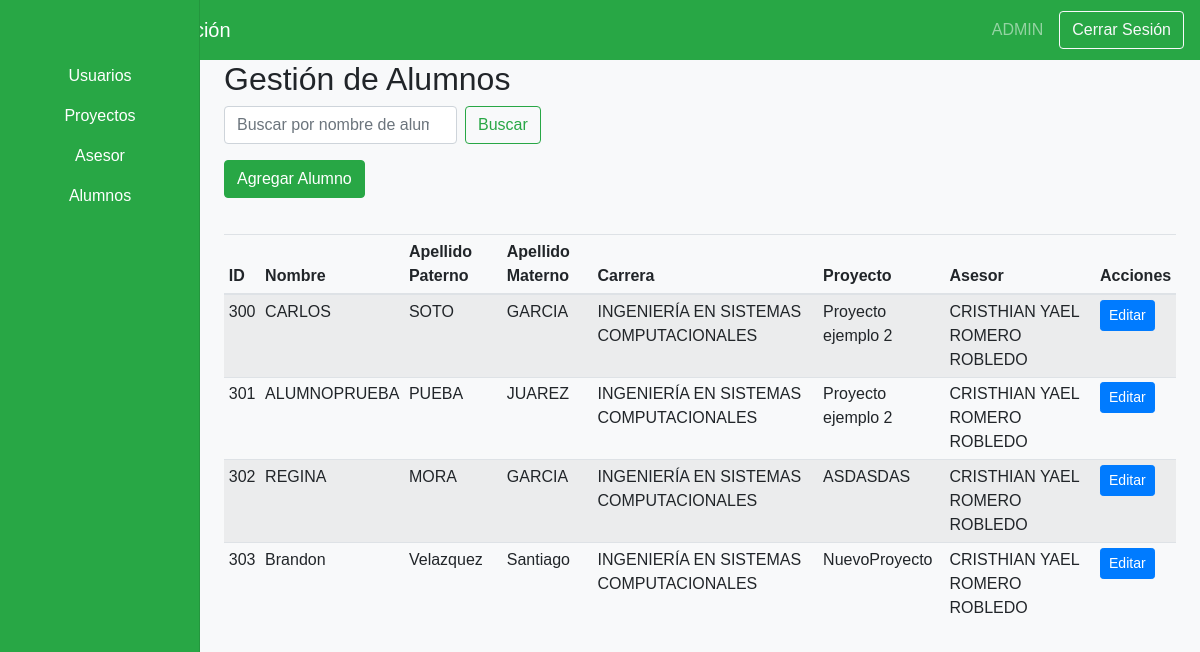
Page /views/admin/dashboardAdminAlumnos.php (signed in) on the earlier database version.
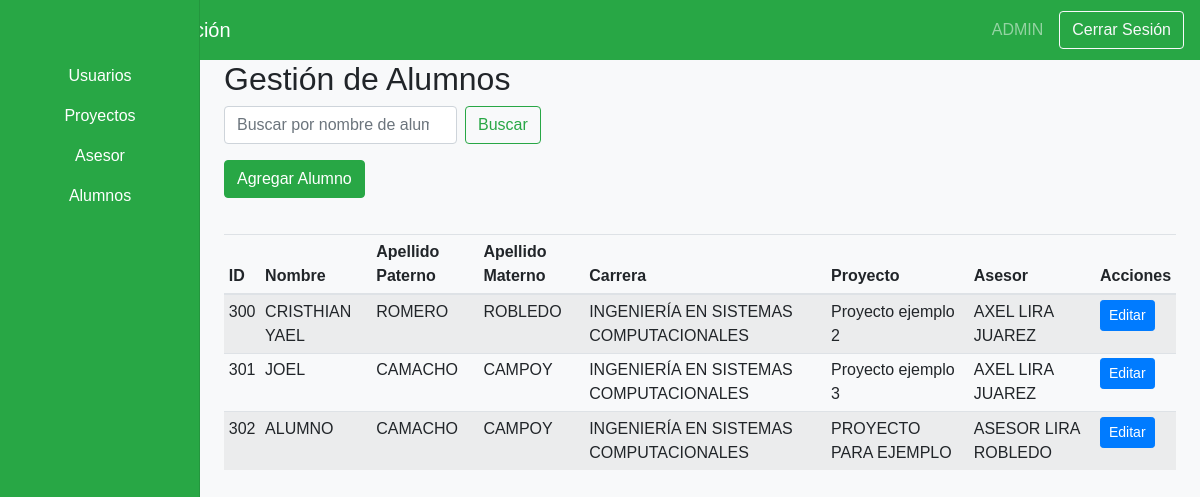
Same page on the later database version.
### tables this page shows
CREATE TABLE IF NOT EXISTS `alumno` (
  `ID_Alumno` int NOT NULL AUTO_INCREMENT,
  `Nombres` varchar(100) NOT NULL,
  `Apellido_Paterno` varchar(100) NOT NULL,
  `Apellido_Materno` varchar(100) NOT NULL,
  `Carrera` int DEFAULT NULL,
  `Proyecto` int DEFAULT NULL,
  `Asesor` int DEFAULT NULL,
  `Calendario_Revisiones` text,
  `Rol` int DEFAULT NULL,
  `ID_Usuario` int DEFAULT NULL,
  PRIMARY KEY (`ID_Alumno`),
  KEY `fk_alumno_carrera` (`Carrera`),
  KEY `fk_alumno_proyecto` (`Proyecto`),
  KEY `fk_alumno_asesor` (`Asesor`),
  KEY `fk_alumno_rol` (`Rol`),
  KEY `fk_alumno_usuario` (`ID_Usuario`)
);

CREATE TABLE IF NOT EXISTS `carrera` (
  `ID_Carrera` int NOT NULL AUTO_INCREMENT,
  `Nombre_Carrera` varchar(100) NOT NULL,
  PRIMARY KEY (`ID_Carrera`)
);

CREATE TABLE IF NOT EXISTS `proyecto` (
  `ID_Proyecto` int NOT NULL AUTO_INCREMENT,
  `Nombre_Proyecto` varchar(200) NOT NULL,
  `Status` enum('Pendiente','En Revisión','Revisado','Completado') NOT NULL,
  `Integrante_1` int DEFAULT NULL,
  `Integrante_2` int DEFAULT NULL,
  `Integrante_3` int DEFAULT NULL,
  `Asesor` int DEFAULT NULL,
  `Archivo_Docx` varchar(255) DEFAULT NULL,
  PRIMARY KEY (`ID_Proyecto`),
  KEY `fk_proyecto_integrante_1` (`Integrante_1`),
  KEY `fk_proyecto_integrante_2` (`Integrante_2`),
  KEY `fk_proyecto_integrante_3` (`Integrante_3`),
  KEY `fk_proyecto_asesor` (`Asesor`)
);

### Views/Admin/dashboardAdminAlumnos.php (the view, shortened to what the changed rows need)
<?php
include('../../includes/config.php');
?>
<!DOCTYPE html>
<html lang="es">
<head>
    <link rel="stylesheet" href="https://stackpath.bootstrapcdn.com/bootstrap/4.3.1/css/bootstrap.min.css">
    <link rel="stylesheet" href="<?php echo CSS_PATH; ?>dashboard.css">
</head>
<body>
    <div class="container-fluid">
        <div class="row">
            <main role="main" class="col-md-9 ml-sm-auto col-lg-10 px-4">
                <h2>Gestión de Alumnos</h2>
                <div class="table-responsive">
                    <table class="table table-striped table-sm">
                        <thead>
                            <tr>
                                <th>ID</th>
                                <th>Nombre</th>
                                <th>Apellido Paterno</th>
                                <th>Apellido Materno</th>
                                <th>Carrera</th>
                                <th>Proyecto</th>
                                <th>Asesor</th>
                                <th>Acciones</th>
                            </tr>
                        </thead>
                        <tbody>
                            <?php
                            $searchQuery = "";
                            $query = "
                                SELECT alumno.*, proyecto.Nombre_Proyecto,
                                       CONCAT(asesor.Nombres, ' ', asesor.Apellido_Paterno, ' ', asesor.Apellido_Materno) AS Nombre_Asesor,
                                       carrera.Nombre_Carrera, usuario.id_usuario, usuario.rol
                                FROM alumno
                                LEFT JOIN proyecto ON alumno.Proyecto = proyecto.ID_Proyecto
                                LEFT JOIN asesor ON alumno.Asesor = asesor.ID_Asesor
                                LEFT JOIN carrera ON alumno.Carrera = carrera.ID_Carrera
                                LEFT JOIN usuario ON alumno.ID_Usuario = usuario.id_usuario
                                WHERE 1=1 $searchQuery
                                ORDER BY alumno.ID_Alumno ASC";
                            $result = $connection->query($query);
                            while ($row = $result->fetch_assoc()) {
                                echo "<tr>";
                                echo "<td>" . htmlspecialchars($row['ID_Alumno'] ?? '') . "</td>";
                                echo "<td>" . htmlspecialchars($row['Nombres'] ?? '') . "</td>";
                                echo "<td>" . htmlspecialchars($row['Apellido_Paterno'] ?? '') . "</td>";
                                echo "<td>" . htmlspecialchars($row['Apellido_Materno'] ?? '') . "</td>";
                                echo "<td>" . htmlspecialchars($row['Nombre_Carrera'] ?? '') . "</td>";
                                echo "<td>" . htmlspecialchars($row['Nombre_Proyecto'] ?? '') . "</td>";
                                echo "<td>" . htmlspecialchars($row['Nombre_Asesor'] ?? '') . "</td>";
                                echo "<td>";
                                echo "<button type='button' class='btn btn-primary btn-sm' data-toggle='modal' data-target='#editAlumnoModal'
                                        data-id='" . htmlspecialchars($row['ID_Alumno'] ?? '') . "'
                                        data-nombre='" . htmlspecialchars($row['Nombres'] ?? '') . "'
                                        data-apellido_paterno='" . htmlspecialchars($row['Apellido_Paterno'] ?? '') . "'
                                        data-apellido_materno='" . htmlspecialchars($row['Apellido_Materno'] ?? '') . "'
                                        data-carrera='" . htmlspecialchars($row['Carrera'] ?? '') . "'
                                        data-proyecto='" . htmlspecialchars($row['Proyecto'] ?? '') . "'
                                        data-asesor='" . htmlspecialchars($row['Asesor'] ?? '') . "'>Editar</button>";
                                echo "</td>";
                                echo "</tr>";
                            }
                            ?>
                        </tbody>
                    </table>
                </div>
            </main>
        </div>
    </div>
</body>
</html>

Differences in the rows shown:
removed alumno: ID_Alumno "303", Nombres "Brandon", Apellido_Paterno "Velazquez", Apellido_Materno "Santiago", carrera.Nombre_Carrera "INGENIERÍA EN SISTEMAS COMPUTACIONALES", proyecto.Nombre_Proyecto "NuevoProyecto", Nombre_Asesor "CRISTHIAN YAEL ROMERO ROBLEDO"
changed alumno "Proyecto ejemplo 2": Nombres "CARLOS" → "CRISTHIAN YAEL"; Apellido_Paterno "SOTO" → "ROMERO"; Apellido_Materno "GARCIA" → "ROBLEDO"; Nombre_Asesor "CRISTHIAN YAEL ROMERO ROBLEDO" → "AXEL LIRA JUAREZ"
changed alumno id 301: Nombres "ALUMNOPRUEBA" → "JOEL"; Apellido_Paterno "PUEBA" → "CAMACHO"; Apellido_Materno "JUAREZ" → "CAMPOY"; proyecto.Nombre_Proyecto "Proyecto ejemplo 2" → "Proyecto ejemplo 3"; Nombre_Asesor "CRISTHIAN YAEL ROMERO ROBLEDO" → "AXEL LIRA JUAREZ"
changed alumno id 302: Nombres "REGINA" → "ALUMNO"; Apellido_Paterno "MORA" → "CAMACHO"; Apellido_Materno "GARCIA" → "CAMPOY"; proyecto.Nombre_Proyecto "ASDASDAS" → "PROYECTO PARA EJEMPLO"; Nombre_Asesor "CRISTHIAN YAEL ROMERO ROBLEDO" → "ASESOR LIRA ROBLEDO"
